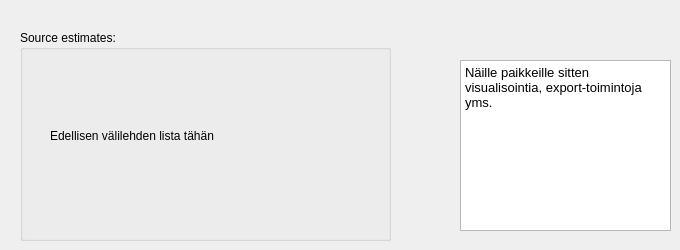
             <widget class="QWidget" name="tabSourceAnalysis">
              <attribute name="title">
               <string>Source analysis</string>
              </attribute>
              <widget class="QGroupBox" name="groupBox_24">
               <property name="geometry">
                <rect>
                 <x>20</x>
                 <y>30</y>
                 <width>371</width>
                 <height>211</height>
                </rect>
               </property>
               <property name="title">
                <string>Source estimates:</string>
               </property>
               <widget class="QLabel" name="label_38">
                <property name="geometry">
                 <rect>
                  <x>30</x>
                  <y>60</y>
                  <width>211</width>
                  <height>91</height>
                 </rect>
                </property>
                <property name="text">
                 <string>Edellisen välilehden lista tähän</string>
                </property>
               </widget>
              </widget>
              <widget class="QTextEdit" name="textEdit">
               <property name="geometry">
                <rect>
                 <x>460</x>
                 <y>60</y>
                 <width>211</width>
                 <height>171</height>
                </rect>
               </property>
               <property name="html">
                <string>&lt;!DOCTYPE HTML PUBLIC &quot;-//W3C//DTD HTML 4.0//EN&quot; &quot;http://www.w3.org/TR/REC-html40/strict.dtd&quot;&gt;
&lt;html&gt;&lt;head&gt;&lt;meta name=&quot;qrichtext&quot; content=&quot;1&quot; /&gt;&lt;style type=&quot;text/css&quot;&gt;
p, li { white-space: pre-wrap; }
&lt;/style&gt;&lt;/head&gt;&lt;body style=&quot; font-family:'Cantarell'; font-size:11pt; font-weight:400; font-style:normal;&quot;&gt;
&lt;p style=&quot; margin-top:0px; margin-bottom:0px; margin-left:0px; margin-right:0px; -qt-block-indent:0; text-indent:0px;&quot;&gt;&lt;span style=&quot; font-family:'Sans'; font-size:10pt;&quot;&gt;Näille paikkeille sitten visualisointia, export-toimintoja yms.&lt;/span&gt;&lt;/p&gt;
&lt;p style=&quot;-qt-paragraph-type:empty; margin-top:0px; margin-bottom:0px; margin-left:0px; margin-right:0px; -qt-block-indent:0; text-indent:0px; font-family:'Sans'; font-size:10pt;&quot;&gt;&lt;br /&gt;&lt;/p&gt;
&lt;p style=&quot; margin-top:0px; margin-bottom:0px; margin-left:0px; margin-right:0px; -qt-block-indent:0; text-indent:0px;&quot;&gt;&lt;span style=&quot; font-family:'Sans'; font-size:10pt;&quot;&gt;&lt;br /&gt;&lt;/span&gt;&lt;/p&gt;&lt;/body&gt;&lt;/html&gt;</string>
               </property>
              </widget>
             </widget>
